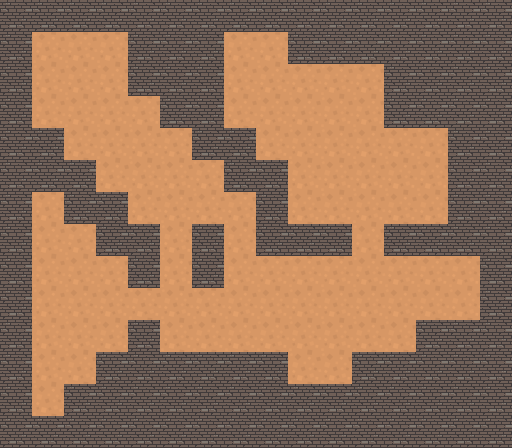

This game map was drawn from its Tiled (.tmx) file and the tilesets committed beside it. A one-line description and the full map source follow:
An orthogonal 16x14 tile map with 32x32 px tiles, 1 tile layer (Прошарок плиток 1).

<map version="1.10" tiledversion="1.10.2" orientation="orthogonal" renderorder="left-up" width="16" height="14" tilewidth="32" tileheight="32" infinite="0" nextlayerid="2" nextobjectid="1">
 <tileset firstgid="1" source="Підлога.tsx" />
 <layer id="1" name="Прошарок плиток 1" width="16" height="14">
  <data encoding="csv">
2,2,2,2,2,2,2,2,2,2,2,2,2,2,2,2,
2,1,1,1,2,2,2,1,1,2,2,2,2,2,2,2,
2,1,1,1,2,2,2,1,1,1,1,1,2,2,2,2,
2,1,1,1,1,2,2,1,1,1,1,1,2,2,2,2,
2,2,1,1,1,1,2,2,1,1,1,1,1,1,2,2,
2,2,2,1,1,1,1,2,2,1,1,1,1,1,2,2,
2,1,2,2,1,1,1,1,2,1,1,1,1,1,2,2,
2,1,1,2,2,1,2,1,2,2,2,1,2,2,2,2,
2,1,1,1,2,1,2,1,1,1,1,1,1,1,1,2,
2,1,1,1,1,1,1,1,1,1,1,1,1,1,1,2,
2,1,1,1,2,1,1,1,1,1,1,1,1,2,2,2,
2,1,1,2,2,2,2,2,2,1,1,2,2,2,2,2,
2,1,2,2,2,2,2,2,2,2,2,2,2,2,2,2,
2,2,2,2,2,2,2,2,2,2,2,2,2,2,2,2
</data>
 </layer>
</map>
